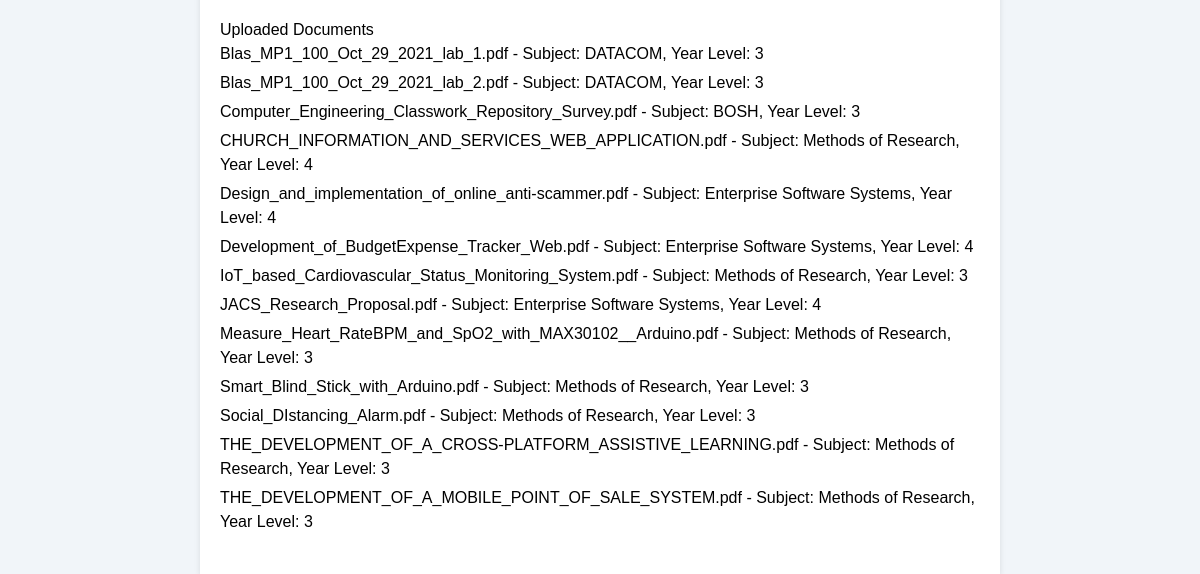
/profiles/upload/ (signed in, lower part), run on an earlier commit of the app's database.
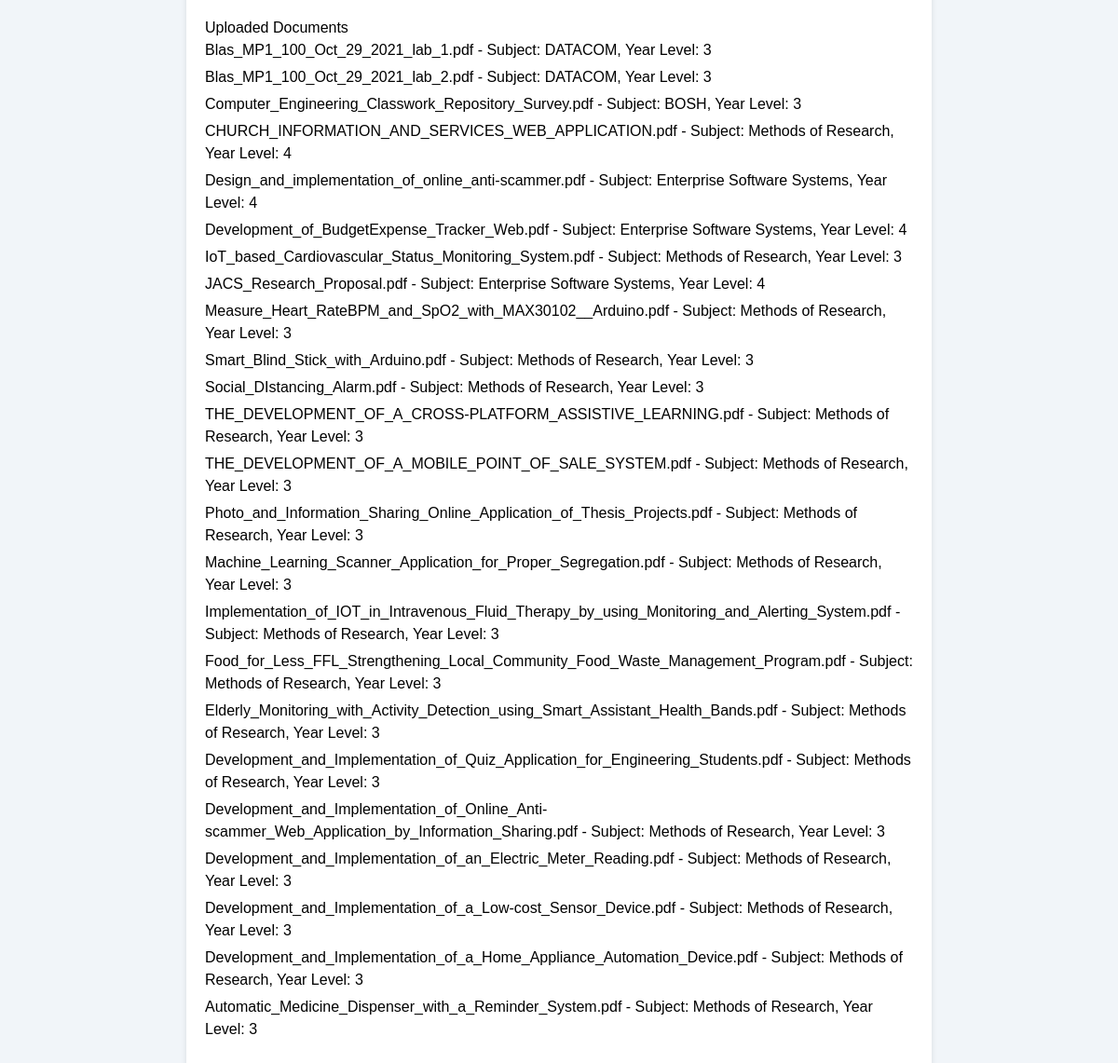
And on a later commit of the database.
### app/models.py (models this page shows, shortened)
class Document(models.Model):
    title = models.CharField(default = '', max_length=255)
    subject = models.CharField(max_length=100)
    year_level = models.PositiveIntegerField()
    file = models.FileField(upload_to='')
    brief_info = models.CharField(default='', max_length=255)
    embedded_url = models.URLField(blank=True)
    uploader = models.ForeignKey(MyUser, on_delete=models.CASCADE, default=12)

### app/views.py (the view)
# urls.py: path('upload/', views.upload_document, name='upload_document'),
@login_required
def upload_document(request):
    if request.method == 'POST':
        form = DocumentForm(request.POST, request.FILES)
        if form.is_valid():
            form.save()
            return redirect('upload_document')  # Redirect to the upload_document page
    else:
        form = DocumentForm()
    documents = Document.objects.all()
    return render(request, 'upload_document.html', {'form': form, 'documents': documents})

### theme/templates/upload_document.html (shortened to what this page needs)
{% load static %}
<!DOCTYPE html>
<html>
<head>
    <link rel="stylesheet" href="https://unpkg.com/tailwindcss@2.2.19/dist/tailwind.min.css"/>
</head>
<body>
    <div class = "pt-48">
    <div class="container">
        <div class="document-list">
            <h2>Uploaded Documents</h2>
            <ul>
                {% for document in documents %}
                    <li>{{ document.file.name }} - Subject: {{ document.subject }}, Year Level: {{ document.year_level }}</li>
                {% empty %}
                    <li>No documents uploaded yet.</li>
                {% endfor %}
            </ul>
        </div>
    </div>
</div>
</body>
</html>

What changed in the data, as far as the page shows it:
added Document: file.name "Photo_and_Information_Sharing_Online_Application_of_Thesis_Projects.pdf", subject "Methods of Research", year_level "3"
added Document: file.name "Machine_Learning_Scanner_Application_for_Proper_Segregation.pdf", subject "Methods of Research", year_level "3"
added Document: file.name "Implementation_of_IOT_in_Intravenous_Fluid_Therapy_by_using_Monitoring_and_Alerting_System.pdf", subject "Methods of Research", year_level "3"
added Document: file.name "Food_for_Less_FFL_Strengthening_Local_Community_Food_Waste_Management_Program.pdf", subject "Methods of Research", year_level "3"
added Document: file.name "Elderly_Monitoring_with_Activity_Detection_using_Smart_Assistant_Health_Bands.pdf", subject "Methods of Research", year_level "3"
added Document: file.name "Development_and_Implementation_of_Quiz_Application_for_Engineering_Students.pdf", subject "Methods of Research", year_level "3"
added Document: file.name "Development_and_Implementation_of_Online_Anti-scammer_Web_Application_by_Information_Sharing.pdf", subject "Methods of Research", year_level "3"
added Document: file.name "Development_and_Implementation_of_an_Electric_Meter_Reading.pdf", subject "Methods of Research", year_level "3"
added Document: file.name "Development_and_Implementation_of_a_Low-cost_Sensor_Device.pdf", subject "Methods of Research", year_level "3"
added Document: file.name "Development_and_Implementation_of_a_Home_Appliance_Automation_Device.pdf", subject "Methods of Research", year_level "3"
added Document: file.name "Automatic_Medicine_Dispenser_with_a_Reminder_System.pdf", subject "Methods of Research", year_level "3"
